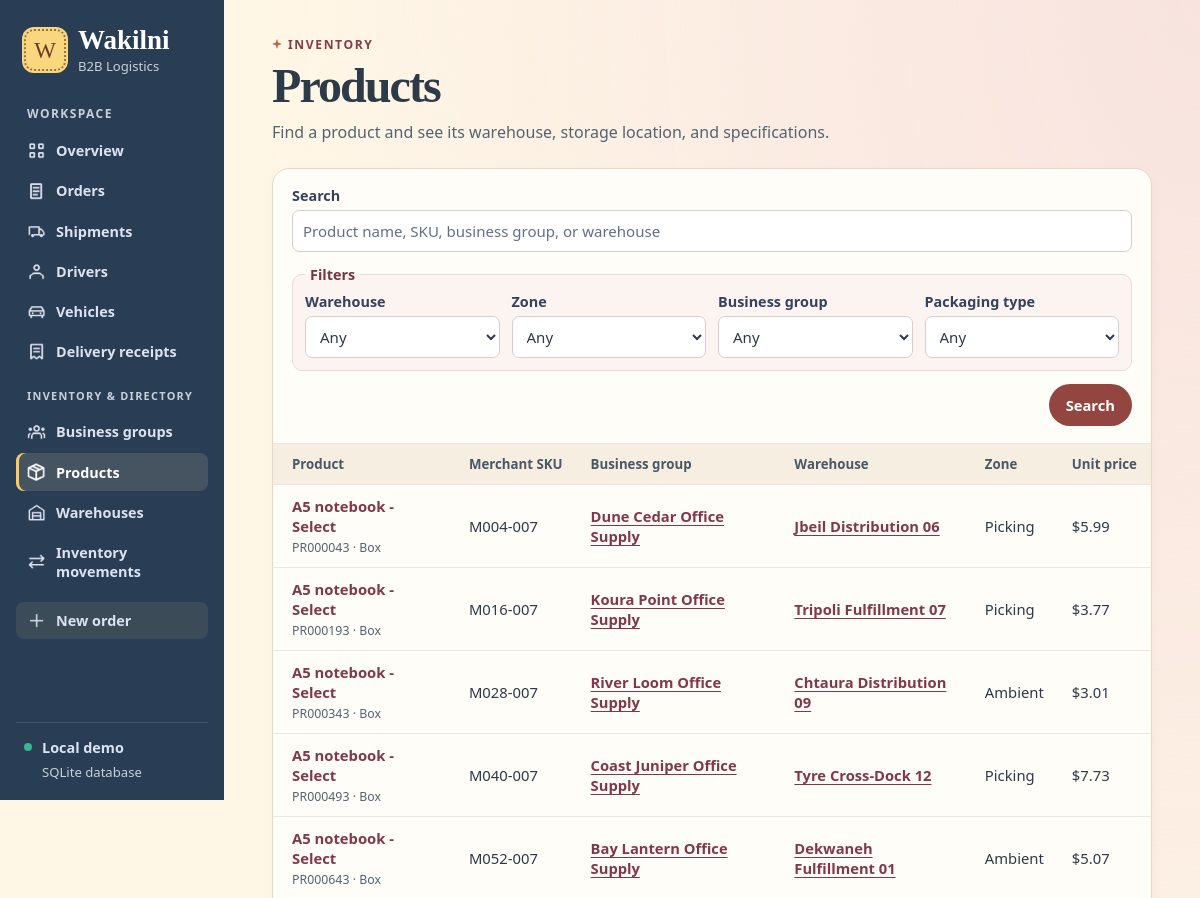
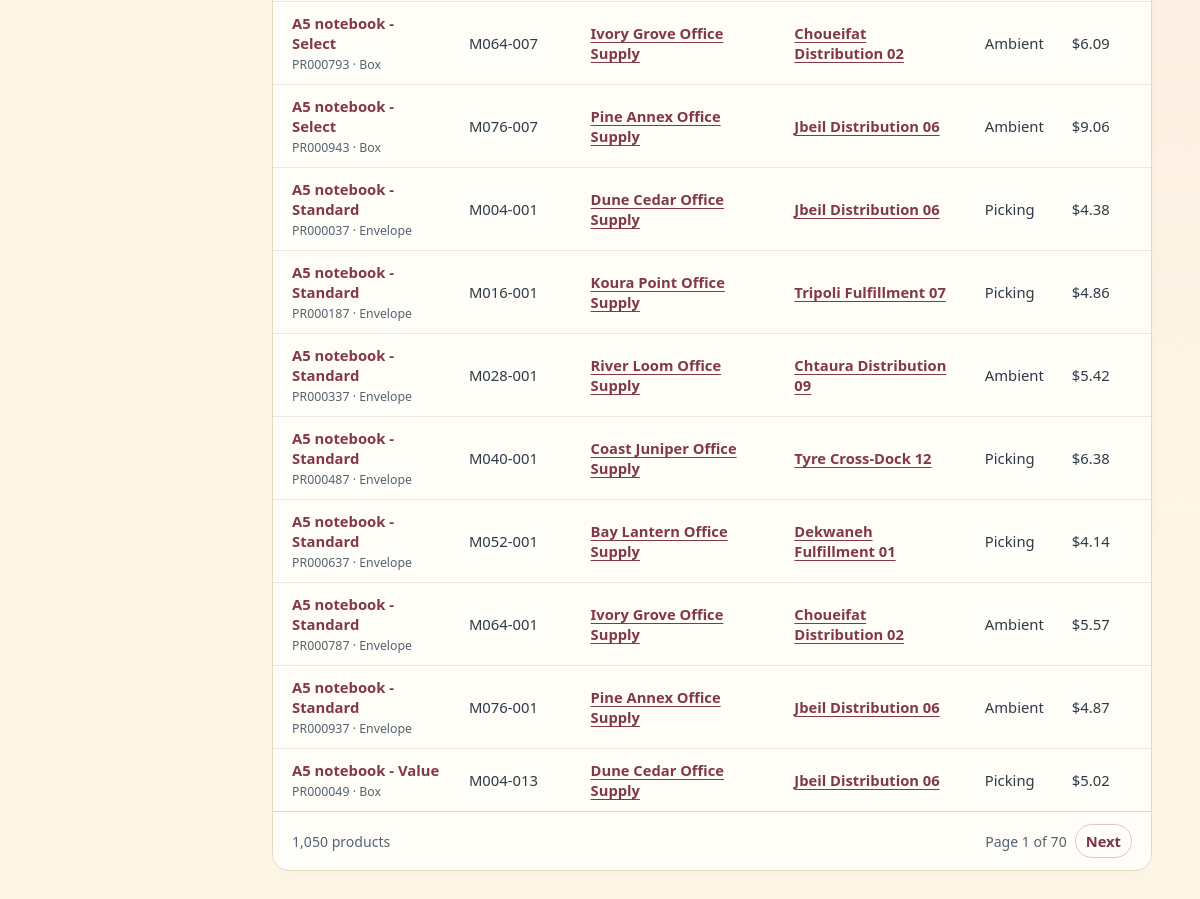
Page /products on the committed database (2 pictures, top to bottom).
### tables this page shows
CREATE TABLE "Product" (
    "productID" TEXT NOT NULL CHECK (length(productID) BETWEEN 1 AND 8 AND productID GLOB 'PR[0-9][0-9][0-9][0-9][0-9][0-9]' AND length(productID) = 8),
    "productName" TEXT NOT NULL CHECK (length(productName) BETWEEN 1 AND 80),
    "productUnitPrice" REAL NOT NULL CHECK (productUnitPrice BETWEEN 0 AND 99999.99 AND productUnitPrice = round(productUnitPrice, 2)) CHECK (typeof(productUnitPrice) IN ('integer', 'real', 'null')),
    "productDescription" TEXT CHECK (length(productDescription) BETWEEN 1 AND 255),
    "unitWeight" REAL NOT NULL CHECK (unitWeight BETWEEN 0.01 AND 9999.99 AND unitWeight = round(unitWeight, 2)) CHECK (typeof(unitWeight) IN ('integer', 'real', 'null')),
    "unitVolume" REAL CHECK (unitVolume BETWEEN 0.01 AND 99999.99 AND unitVolume = round(unitVolume, 2)) CHECK (typeof(unitVolume) IN ('integer', 'real', 'null')),
    "merchantSKU" TEXT NOT NULL CHECK (length(merchantSKU) BETWEEN 1 AND 20),
    "businessgroupID" TEXT NOT NULL CHECK (length(businessgroupID) BETWEEN 1 AND 6 AND businessgroupID GLOB 'BG[0-9][0-9][0-9][0-9]' AND length(businessgroupID) = 6),
    "inventorylocationID" TEXT CHECK (length(inventorylocationID) BETWEEN 1 AND 7 AND inventorylocationID GLOB 'IL[0-9][0-9][0-9][0-9][0-9]' AND length(inventorylocationID) = 7),
    "packagingID" TEXT CHECK (length(packagingID) BETWEEN 1 AND 6 AND packagingID GLOB 'PG[0-9][0-9][0-9][0-9]' AND length(packagingID) = 6),
    PRIMARY KEY (productID),
    FOREIGN KEY (businessgroupID) REFERENCES "Business Group" (businessgroupID),
    FOREIGN KEY (inventorylocationID) REFERENCES "Inventory Location" (inventorylocationID),
    FOREIGN KEY (packagingID) REFERENCES "Packaging" (packagingID),
    UNIQUE (businessgroupID, merchantSKU)
);

CREATE TABLE "Packaging" (
    "packagingID" TEXT NOT NULL CHECK (length(packagingID) BETWEEN 1 AND 6 AND packagingID GLOB 'PG[0-9][0-9][0-9][0-9]' AND length(packagingID) = 6),
    "length" REAL NOT NULL CHECK (length BETWEEN 0.01 AND 9999.99 AND length = round(length, 2)) CHECK (typeof(length) IN ('integer', 'real', 'null')),
    "width" REAL NOT NULL CHECK (width BETWEEN 0.01 AND 9999.99 AND width = round(width, 2)) CHECK (typeof(width) IN ('integer', 'real', 'null')),
    "height" REAL NOT NULL CHECK (height BETWEEN 0.01 AND 9999.99 AND height = round(height, 2)) CHECK (typeof(height) IN ('integer', 'real', 'null')),
    "packagingType" TEXT NOT NULL CHECK (packagingType IN ('Box', 'Envelope', 'Bag', 'Pallet', 'Crate')),
    "packagingConfiguration" TEXT CHECK (packagingConfiguration IN ('Single', 'Multi-Pack', 'Case', 'Pallet')),
    "maxWeight" REAL NOT NULL CHECK (maxWeight BETWEEN 0.01 AND 9999.99 AND maxWeight = round(maxWeight, 2)) CHECK (typeof(maxWeight) IN ('integer', 'real', 'null')),
    "packagingWeight" REAL NOT NULL CHECK (packagingWeight BETWEEN 0.01 AND 9999.99 AND packagingWeight = round(packagingWeight, 2)) CHECK (typeof(packagingWeight) IN ('integer', 'real', 'null')),
    "unitsPerPackage" INTEGER CHECK (unitsPerPackage BETWEEN 1 AND 9999) CHECK (typeof(unitsPerPackage) IN ('integer', 'null')),
    PRIMARY KEY (packagingID)
);

CREATE TABLE "Business Group" (
    "businessgroupID" TEXT NOT NULL CHECK (length(businessgroupID) BETWEEN 1 AND 6 AND businessgroupID GLOB 'BG[0-9][0-9][0-9][0-9]' AND length(businessgroupID) = 6),
    "businessgroupName" TEXT NOT NULL CHECK (length(businessgroupName) BETWEEN 1 AND 50),
    "businessgroupWebsite" TEXT CHECK (length(businessgroupWebsite) BETWEEN 1 AND 100),
    "payoutFrequency" TEXT NOT NULL CHECK (payoutFrequency IN ('Daily', 'Weekly', 'Bi-Weekly', 'Monthly')),
    "operationalStatusWithWakilni" TEXT NOT NULL CHECK (operationalStatusWithWakilni IN ('Active', 'Inactive', 'Suspended')),
    PRIMARY KEY (businessgroupID),
    UNIQUE (businessgroupWebsite)
);

CREATE TABLE "Warehouse" (
    "warehouseID" TEXT NOT NULL CHECK (length(warehouseID) BETWEEN 1 AND 5 AND warehouseID GLOB 'WH[0-9][0-9][0-9]' AND length(warehouseID) = 5),
    "warehouseName" TEXT NOT NULL CHECK (length(warehouseName) BETWEEN 1 AND 50),
    "addressBuilding" TEXT CHECK (length(addressBuilding) BETWEEN 1 AND 50),
    "addressStreet" TEXT NOT NULL CHECK (length(addressStreet) BETWEEN 1 AND 50),
    "addressPostalCode" TEXT CHECK (length(addressPostalCode) BETWEEN 1 AND 9 AND addressPostalCode GLOB '[0-9][0-9][0-9][0-9] [0-9][0-9][0-9][0-9]' AND length(addressPostalCode) = 9),
    "addressLatitude" REAL CHECK (addressLatitude BETWEEN -90 AND 90 AND addressLatitude = round(addressLatitude, 6)) CHECK (typeof(addressLatitude) IN ('integer', 'real', 'null')),
    "addressLongitude" REAL CHECK (addressLongitude BETWEEN -180 AND 180 AND addressLongitude = round(addressLongitude, 6)) CHECK (typeof(addressLongitude) IN ('integer', 'real', 'null')),
    "warehouseType" TEXT NOT NULL CHECK (warehouseType IN ('Fulfillment', 'Cross-Dock', 'Cold Storage', 'Distribution')),
    "operationalStatus" TEXT NOT NULL CHECK (operationalStatus IN ('Operational', 'Maintenance', 'Closed')),
    "lotSize" REAL NOT NULL CHECK (lotSize BETWEEN 0.01 AND 9999.99 AND lotSize = round(lotSize, 2)) CHECK (typeof(lotSize) IN ('integer', 'real', 'null')),
    "capacityStatus" TEXT NOT NULL CHECK (capacityStatus IN ('Available', 'Near Full', 'Full')),
    PRIMARY KEY (warehouseID),
    UNIQUE (warehouseName),
    UNIQUE (addressLatitude, addressLongitude),
    UNIQUE (addressBuilding, addressStreet, addressPostalCode),
    FOREIGN KEY (addressPostalCode) REFERENCES PostalCode (addressPostalCode)
);

CREATE TABLE "AisleZone" (
    "warehouseID" TEXT NOT NULL CHECK (length(warehouseID) BETWEEN 1 AND 5 AND warehouseID GLOB 'WH[0-9][0-9][0-9]' AND length(warehouseID) = 5),
    "inventorylocationAisle" INTEGER NOT NULL CHECK (inventorylocationAisle BETWEEN 1 AND 999) CHECK (typeof(inventorylocationAisle) IN ('integer', 'null')),
    "inventorylocationZone" TEXT NOT NULL CHECK (inventorylocationZone IN ('Ambient', 'Cold', 'Bulk', 'Picking')),
    PRIMARY KEY (warehouseID, inventorylocationAisle),
    FOREIGN KEY (warehouseID) REFERENCES Warehouse (warehouseID)
);

### app.py (the view)
@app.get("/products")
def products():
    context = list_page(
        PRODUCTS_FIELDS, PRODUCTS_FROM,
        ("p.productName", "p.productID", "p.merchantSKU", "b.businessgroupName", "w.warehouseName", "i.warehouseID", "z.inventorylocationZone"),
        "p.productName, p.productID",
        (
            ("warehouse", "Warehouse", "w.warehouseID = ?", lookup_choices(WAREHOUSE_CHOICES)),
            ("status", "Zone", "z.inventorylocationZone = ?", ("Ambient", "Cold", "Bulk", "Picking")),
            ("group", "Business group", "b.businessgroupID = ?", lookup_choices(GROUP_CHOICES)),
            ("packaging", "Packaging type", "k.packagingType = ?", ("Bag", "Box", "Crate", "Envelope", "Pallet")),
        ),
    )
    return render_template("products.html", **context)

### app.py (called while the page is built, shortened)
@app.before_request
def protect_online_demo():
    password = app.config["DEMO_PASSWORD"]
    if app.config["RENDER_HOSTED"] and len(password) < 12:
        return Response("Set a demo password of at least 12 characters before opening the online site.\n", 503)
    if not password or request.endpoint == "health":
        return None

def db():
    if "db" not in g:
        path = Path(app.config["DATABASE"]).resolve()
        g.db = sqlite3.connect(path.as_uri() + "?mode=rw", uri=True, timeout=5)
        g.db.row_factory = sqlite3.Row
        g.db.execute("PRAGMA foreign_keys = ON")
    return g.db

@app.template_filter("money")
def money(value):
    return f"${value:,.2f}"

@app.template_filter("number")
def number(value):
    return f"{value:,}"

def lookup_choices(sql):
    return [tuple(row) for row in db().execute(sql)]

### templates/products.html (shortened to what this page needs)
{% extends "base.html" %}
{% from "components.html" import filters, pagination, product_table %}
{% block content %}
<header class="page-head"><div><p class="eyebrow">INVENTORY</p><h1>Products</h1><p class="subtitle">Find a product and see its warehouse, storage location, and specifications.</p></div></header>
<section class="panel">
  {{ filters('products', 'Product name, SKU, business group, or warehouse', q, filter_controls, clear_args, has_filters) }}
  {% if rows %}{{ product_table(rows) }}{% else %}<p class="empty">No products match your search.</p>{% endif %}
  {{ pagination('products', page, pages, total, 'product', page_args) }}
</section>
{% endblock %}

### templates/components.html (shortened to what this page needs)
{% macro filters(endpoint, placeholder, q, controls, clear_args, has_filters) %}
<form class="directory-filters" method="get" action="{{ url_for(endpoint) }}">
  <div><label for="directory-query">Search</label><input id="directory-query" type="search" name="q" value="{{ q }}" maxlength="100" placeholder="{{ placeholder }}"></div>
  <fieldset class="filter-controls">
    <legend>Filters</legend>
    <div class="filter-grid">
    {% for control in controls %}
      <div>
        <label for="filter-{{ control.name }}">{{ control.label }}</label>
        {% if control.options is none %}
        <input id="filter-{{ control.name }}" type="date" name="{{ control.name }}" value="{{ control.value }}">
        {% else %}
        <select id="filter-{{ control.name }}" name="{{ control.name }}">
          <option value="">Any</option>
        </select>
        {% endif %}
      </div>
    {% endfor %}
    </div>
  </fieldset>
  <div class="filter-actions">
    <button class="button primary" type="submit">Search</button>
  </div>
</form>
{% endmacro %}
{% macro product_table(rows, owner=true) %}
<div class="table-wrap">
  <table><thead><tr><th>Product</th><th>Merchant SKU</th>{% if owner %}<th>Business group</th>{% endif %}<th>Warehouse</th><th>Zone</th><th>Unit price</th></tr></thead>
    <tbody>{% for row in rows %}
      <tr><td><a class="record wrap" href="{{ url_for('product_detail', product_id=row.productID) }}">{{ row.productName }}</a><small class="cell-secondary">{{ row.productID }}{% if owner and row.packagingType %} · {{ row.packagingType }}{% endif %}</small></td><td>{{ row.merchantSKU }}</td>
      {% if owner %}<td><a class="text-link" href="{{ url_for('business_group_detail', group_id=row.businessgroupID) }}">{{ row.businessgroupName }}</a></td>{% endif %}
      <td>{% if row.warehouseID %}<a class="text-link" href="{{ url_for('warehouse_detail', warehouse_id=row.warehouseID) }}">{{ row.warehouseName }}</a>{% else %}Unassigned{% endif %}</td><td>{{ row.inventorylocationZone or '—' }}</td><td>{{ row.productUnitPrice|money }}</td></tr>
    {% endfor %}</tbody>
  </table>
</div>
{% endmacro %}
{% macro pagination(endpoint, page, pages, total, noun, page_args) %}
  <div class="list-footer">
    <span>{{ total|number }} {{ noun }}{% if total != 1 %}s{% endif %}</span>
    {% if pages > 1 %}
    <nav aria-label="Results pages" class="pages">
      <span>Page {{ page }} of {{ pages }}</span>
      {% if page < pages %}<a class="button secondary small" href="{{ url_for(endpoint, page=page+1, **page_args) }}">Next</a>{% endif %}
    </nav>
    {% endif %}
  </div>
{% endmacro %}

### static/style.css (style rules this page uses)
:root { font-family: "Segoe UI", system-ui, sans-serif; color: #2d3a47; background: #fff7e6; --navy: #293e54; --indigo: #93463f; --muted: #546371; --line: #e6d8c5; --surface: #fffdf7; --display: "Playfair Display", Georgia, serif; --script: "Pacifico", "Segoe Print", cursive; font-synthesis: none; }
* { box-sizing: border-box; }
body { margin: 0; min-height: 100vh; display: grid; grid-template-columns: 224px minmax(0, 1fr); background: radial-gradient(ellipse at 100% 0, #f8e3df, transparent 56%), #fff7e6; }
a { color: inherit; }
.page-head { display: flex; justify-content: space-between; gap: 18px; align-items: center; margin-bottom: 24px; }
.eyebrow { font-size: .76rem; font-weight: 750; letter-spacing: .13em; color: #823c4c; margin: 0 0 8px; }
.page-head:not(.hero) .eyebrow::before { content: ""; display: inline-block; width: 10px; height: 10px; margin-right: 6px; background: #ba684a; clip-path: polygon(50% 0, 62% 36%, 100% 50%, 62% 63%, 50% 100%, 37% 63%, 0 50%, 37% 36%); }
h1, h2, p { margin-top: 0; }
h1 { margin-bottom: 9px; font-family: var(--display); font-weight: 680; font-size: clamp(2.18rem, 4vw, 3.2rem); font-variant-numeric: lining-nums; letter-spacing: -.04em; line-height: 1.06; overflow-wrap: anywhere; }
.subtitle, .panel-head p { color: var(--muted); margin: 0; line-height: 1.45; }
.button { min-height: 42px; display: inline-flex; align-items: center; justify-content: center; gap: 5px; padding: 9px 16px; border: 1px solid transparent; border-radius: 999px; text-decoration: none; font: inherit; font-size: .92rem; font-weight: 700; cursor: pointer; white-space: nowrap; }
.primary { background: var(--indigo); color: white; }
.secondary { background: #fffdfa; border-color: #dec6cb; color: #783648; }
.small { min-height: 34px; padding: 5px 10px; }
.metric, .panel { background: var(--surface); border: 1px solid var(--line); border-radius: 17px; box-shadow: 0 4px 14px #623b3609; min-width: 0; }
.text-link, .record, .back { color: #82384a; font-weight: 700; text-underline-offset: 3px; }
.text-link, .back { font-size: .92rem; }
.record { text-decoration: none; white-space: nowrap; }
.table-wrap { max-width: 100%; overflow-x: auto; }
table { border-collapse: collapse; width: 100%; font-size: .925rem; text-align: left; }
th { background: #f6eee1; color: #4a5765; font-size: .83rem; font-weight: 700; white-space: nowrap; }
td, th { padding: 11px 14px; border-top: 1px solid #f0e5e0; vertical-align: middle; }
td:first-child, th:first-child { padding-left: 19px; }
.directory-filters { padding: 17px 19px; display: grid; gap: 13px; }
.filter-controls { margin: 0; padding: 8px 12px 12px; border: 1px solid #eadbd8; border-radius: 10px; min-width: 0; background: #fbf4f0; }
.filter-controls legend { padding: 0 5px; color: #783648; font-size: .9rem; font-weight: 750; }
.filter-grid { display: grid; grid-template-columns: repeat(auto-fit, minmax(min(100%, 148px), 1fr)); gap: 10px 12px; }
.filter-grid > div { min-width: 0; }
.filter-actions { display: flex; justify-content: flex-end; flex-wrap: wrap; gap: 8px; }
label { font-weight: 650; font-size: .9rem; color: #35415d; min-width: 0; display: block; }
input:not([type=hidden]), select, textarea { display: block; width: 100%; min-height: 42px; margin: 5px 0 0; padding: 8px 10px; border-radius: 7px; border: 1px solid #dccccc; background: #fff; color: #2d3a47; font: inherit; font-weight: 400; font-size: .94rem; }
input::placeholder, textarea::placeholder { color: #626f86; }
.list-footer { border-top: 1px solid var(--line); padding: 12px 19px; display: flex; justify-content: space-between; align-items: center; gap: 10px; color: var(--muted); font-size: .88rem; }
.pages { display: flex; align-items: center; gap: 8px; }
.cell-secondary { display: block; color: var(--muted); margin-top: 3px; }
.record.wrap { white-space: normal; }

### rows in the picture
Product: productName "A5 notebook - Select", productID "PR000043", packagingType "Box", merchantSKU "M004-007", businessgroupName "Dune Cedar Office Supply", warehouseName "Jbeil Distribution 06", inventorylocationZone "Picking", productUnitPrice "$5.99"
Product: productName "A5 notebook - Select", productID "PR000193", packagingType "Box", merchantSKU "M016-007", businessgroupName "Koura Point Office Supply", warehouseName "Tripoli Fulfillment 07", inventorylocationZone "Picking", productUnitPrice "$3.77"
Product: productName "A5 notebook - Select", productID "PR000343", packagingType "Box", merchantSKU "M028-007", businessgroupName "River Loom Office Supply", warehouseName "Chtaura Distribution 09", inventorylocationZone "Ambient", productUnitPrice "$3.01"
Product: productName "A5 notebook - Select", productID "PR000493", packagingType "Box", merchantSKU "M040-007", businessgroupName "Coast Juniper Office Supply", warehouseName "Tyre Cross-Dock 12", inventorylocationZone "Picking", productUnitPrice "$7.73"
Product: productName "A5 notebook - Select", productID "PR000643", packagingType "Box", merchantSKU "M052-007", businessgroupName "Bay Lantern Office Supply", warehouseName "Dekwaneh Fulfillment 01", inventorylocationZone "Ambient", productUnitPrice "$5.07"
Product: productName "A5 notebook - Select", productID "PR000793", packagingType "Box", merchantSKU "M064-007", businessgroupName "Ivory Grove Office Supply", warehouseName "Choueifat Distribution 02", inventorylocationZone "Ambient", productUnitPrice "$6.09"
Product: productName "A5 notebook - Select", productID "PR000943", packagingType "Box", merchantSKU "M076-007", businessgroupName "Pine Annex Office Supply", warehouseName "Jbeil Distribution 06", inventorylocationZone "Ambient", productUnitPrice "$9.06"
Product: productName "A5 notebook - Standard", productID "PR000037", packagingType "Envelope", merchantSKU "M004-001", businessgroupName "Dune Cedar Office Supply", warehouseName "Jbeil Distribution 06", inventorylocationZone "Picking", productUnitPrice "$4.38"
Product: productName "A5 notebook - Standard", productID "PR000187", packagingType "Envelope", merchantSKU "M016-001", businessgroupName "Koura Point Office Supply", warehouseName "Tripoli Fulfillment 07", inventorylocationZone "Picking", productUnitPrice "$4.86"
Product: productName "A5 notebook - Standard", productID "PR000337", packagingType "Envelope", merchantSKU "M028-001", businessgroupName "River Loom Office Supply", warehouseName "Chtaura Distribution 09", inventorylocationZone "Ambient", productUnitPrice "$5.42"
Product: productName "A5 notebook - Standard", productID "PR000487", packagingType "Envelope", merchantSKU "M040-001", businessgroupName "Coast Juniper Office Supply", warehouseName "Tyre Cross-Dock 12", inventorylocationZone "Picking", productUnitPrice "$6.38"
Product: productName "A5 notebook - Standard", productID "PR000637", packagingType "Envelope", merchantSKU "M052-001", businessgroupName "Bay Lantern Office Supply", warehouseName "Dekwaneh Fulfillment 01", inventorylocationZone "Picking", productUnitPrice "$4.14"
Product: productName "A5 notebook - Standard", productID "PR000787", packagingType "Envelope", merchantSKU "M064-001", businessgroupName "Ivory Grove Office Supply", warehouseName "Choueifat Distribution 02", inventorylocationZone "Ambient", productUnitPrice "$5.57"
Product: productName "A5 notebook - Standard", productID "PR000937", packagingType "Envelope", merchantSKU "M076-001", businessgroupName "Pine Annex Office Supply", warehouseName "Jbeil Distribution 06", inventorylocationZone "Ambient", productUnitPrice "$4.87"
Product: productName "A5 notebook - Value", productID "PR000049", packagingType "Box", merchantSKU "M004-013", businessgroupName "Dune Cedar Office Supply", warehouseName "Jbeil Distribution 06", inventorylocationZone "Picking", productUnitPrice "$5.02"

### other values in the picture
{{ 'Online class demo' if config.RENDER_HOSTED else 'Local demo' }} "Local demo"
{{ control.label }} "Warehouse" "Zone" "Business group" "Packaging type"
{{ total|number }} "1,050"
{{ noun }} "product"
{{ page }} "1"
{{ pages }} "70"
